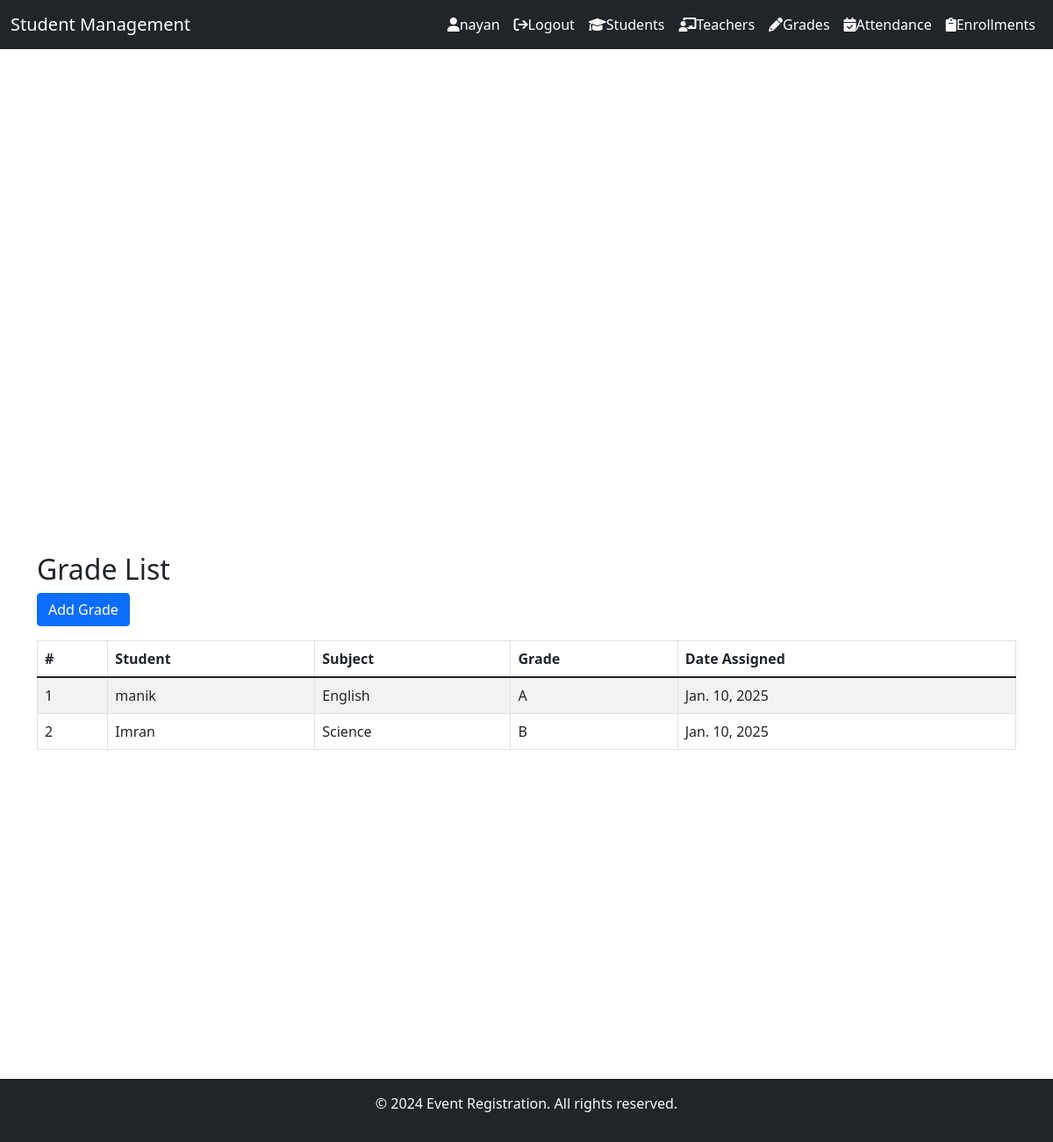
/grades/ (signed in), run on the app's committed database.
### students/models.py (models this page shows, shortened)
class Grade(models.Model):
    student = models.ForeignKey(Student, related_name='grades', on_delete=models.CASCADE)
    subject = models.CharField(max_length=100)
    grade = models.CharField(max_length=2)
    date_assigned = models.DateField(auto_now_add=True)

class Student(models.Model):
    name = models.CharField(max_length=100)
    age = models.PositiveIntegerField()
    email = models.EmailField(unique=True)
    roll_number = models.CharField(max_length=10, unique=True)
    student_class = models.ForeignKey(Class, related_name='students', on_delete=models.CASCADE)
    enrollment_date = models.DateField(auto_now_add=True)

### students/views.py (the view)
# urls.py: path('grades/', views.grade_list, name='grade_list'),
def grade_list(request):
    grades = Grade.objects.all()
    return render(request, 'grade/grade_list.html', {'grades': grades})

### students/templates/grade/grade_list.html
{% extends 'Students/base.html' %}
{% block content %}
{% if user.is_authenticated %}
<div class="container" style="margin-top: 70px; min-height: 600px;">
    <h2>Grade List</h2>
    <a href="{% url 'grade_create' %}" class="btn btn-primary mb-3">Add Grade</a>
    <table class="table table-bordered table-striped">
        <thead>
            <tr>
                <th>#</th>
                <th>Student</th>
                <th>Subject</th>
                <th>Grade</th>
                <th>Date Assigned</th>
            </tr>
        </thead>
        <tbody>
            {% for grade in grades %}
            <tr>
                <td>{{ forloop.counter }}</td>
                <td>{{ grade.student.name }}</td>
                <td>{{ grade.subject }}</td>
                <td>{{ grade.grade }}</td>
                <td>{{ grade.date_assigned }}</td>
            </tr>
            {% empty %}
            <tr>
                <td colspan="5" class="text-center">No grades found.</td>
            </tr>
            {% endfor %}
        </tbody>
    </table>
</div>
{% else %}
<h3 class="text-danger m-2">You are not allow, Please Login In!</h3> <br> <br> <br> <br>
{% endif %}
{% endblock content %}

### students/templates/students/navbar.html (shortened to what this page needs)
<nav class="navbar navbar-expand-lg navbar-dark bg-dark fixed-top">
  <div class="container-fluid">
    <a class="navbar-brand" href="/">Student Management</a>
    <div class="collapse navbar-collapse" id="navbarNavAltMarkup">
      <div class="navbar-nav ms-auto">
        {% if request.user.is_authenticated %}
          <a class="nav-link text-white" href="#"><i class="fa fa-user"></i>{{ request.user }}</a>
          <a class="nav-link text-white" href="{% url 'logout' %}"><i class="fa fa-sign-out"></i>Logout</a>
        <a class="nav-link text-white" href="{% url 'student_list' %}"><i class="fa fa-graduation-cap"></i>Students</a>
        <a class="nav-link text-white" href="{% url 'teacher_list' %}"><i class="fa fa-chalkboard-teacher"></i>Teachers</a>
        <a class="nav-link text-white" href="{% url 'grade_list' %}"><i class="fa fa-pencil-alt"></i>Grades</a>
        <a class="nav-link text-white" href="{% url 'attendance_list' %}"><i class="fa fa-calendar-check"></i>Attendance</a>
        <a class="nav-link text-white" href="{% url 'enrollment_list' %}"><i class="fa fa-clipboard"></i>Enrollments</a>
        {% endif %}
      </div>
    </div>
  </div>
</nav>

### data on the page
Grade: student.name "manik", subject "English", grade "A", date_assigned "Jan. 10, 2025"
Grade: student.name "Imran", subject "Science", grade "B", date_assigned "Jan. 10, 2025"

### other printed values
{{ request.user }} "nayan"
